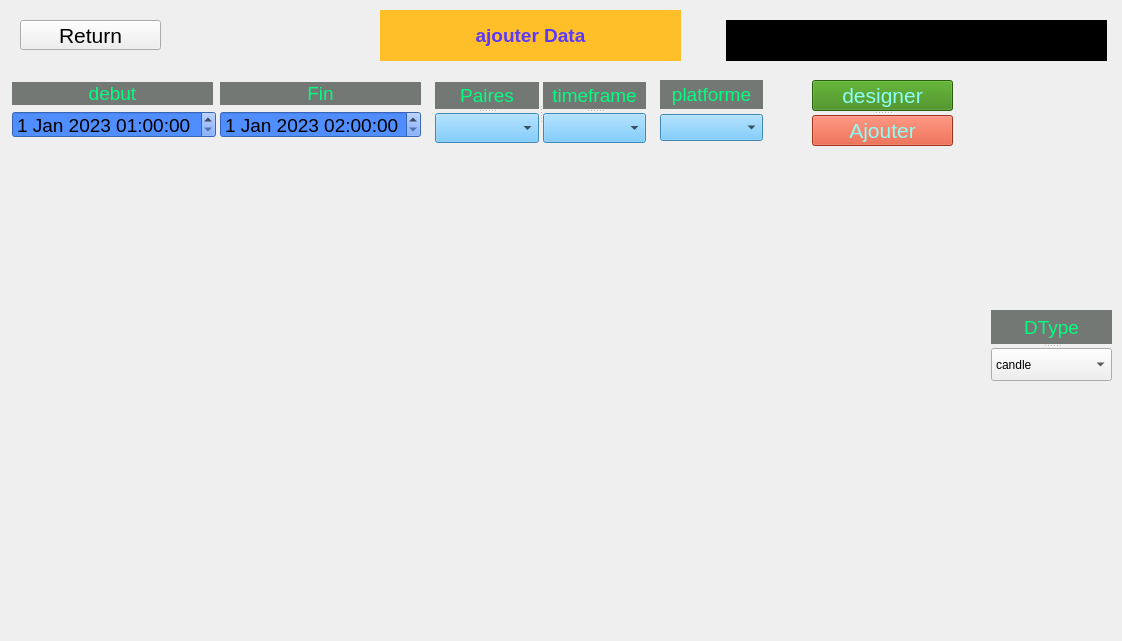
<?xml version="1.0" encoding="UTF-8"?>
<ui version="4.0">
 <class>ajouterPannelClass</class>
 <widget class="QWidget" name="ajouterPannelClass">
  <property name="geometry">
   <rect>
    <x>0</x>
    <y>0</y>
    <width>1122</width>
    <height>641</height>
   </rect>
  </property>
  <property name="windowTitle">
   <string>Form</string>
  </property>
  <property name="styleSheet">
   <string notr="true"/>
  </property>
  <widget class="QLabel" name="label_4">
   <property name="geometry">
    <rect>
     <x>380</x>
     <y>10</y>
     <width>301</width>
     <height>51</height>
    </rect>
   </property>
   <property name="maximumSize">
    <size>
     <width>1600</width>
     <height>90</height>
    </size>
   </property>
   <property name="font">
    <font>
     <pointsize>14</pointsize>
     <weight>75</weight>
     <bold>true</bold>
    </font>
   </property>
   <property name="styleSheet">
    <string notr="true">background-color: rgb(255, 191, 41);
color: rgb(89, 56, 255);</string>
   </property>
   <property name="text">
    <string>ajouter Data</string>
   </property>
   <property name="alignment">
    <set>Qt::AlignCenter</set>
   </property>
  </widget>
  <widget class="QLabel" name="label">
   <property name="geometry">
    <rect>
     <x>12</x>
     <y>82</y>
     <width>201</width>
     <height>23</height>
    </rect>
   </property>
   <property name="minimumSize">
    <size>
     <width>201</width>
     <height>23</height>
    </size>
   </property>
   <property name="font">
    <font>
     <pointsize>14</pointsize>
    </font>
   </property>
   <property name="styleSheet">
    <string notr="true">background-color: rgb(116, 120, 117);
color: rgb(0, 255, 127);</string>
   </property>
   <property name="text">
    <string>debut</string>
   </property>
   <property name="alignment">
    <set>Qt::AlignCenter</set>
   </property>
  </widget>
  <widget class="QLabel" name="label_2">
   <property name="geometry">
    <rect>
     <x>220</x>
     <y>82</y>
     <width>201</width>
     <height>23</height>
    </rect>
   </property>
   <property name="minimumSize">
    <size>
     <width>201</width>
     <height>23</height>
    </size>
   </property>
   <property name="font">
    <font>
     <pointsize>14</pointsize>
    </font>
   </property>
   <property name="styleSheet">
    <string notr="true">background-color: rgb(116, 120, 117);
color: rgb(0, 255, 127);</string>
   </property>
   <property name="text">
    <string>Fin</string>
   </property>
   <property name="alignment">
    <set>Qt::AlignCenter</set>
   </property>
  </widget>
  <widget class="QSplitter" name="splitter_5">
   <property name="geometry">
    <rect>
     <x>435</x>
     <y>82</y>
     <width>211</width>
     <height>61</height>
    </rect>
   </property>
   <property name="orientation">
    <enum>Qt::Horizontal</enum>
   </property>
   <widget class="QSplitter" name="splitter_2">
    <property name="orientation">
     <enum>Qt::Vertical</enum>
    </property>
    <widget class="QLabel" name="label_3">
     <property name="font">
      <font>
       <pointsize>14</pointsize>
      </font>
     </property>
     <property name="styleSheet">
      <string notr="true">background-color: rgb(116, 120, 117);
color: rgb(0, 255, 127);</string>
     </property>
     <property name="text">
      <string>Paires</string>
     </property>
     <property name="alignment">
      <set>Qt::AlignCenter</set>
     </property>
    </widget>
    <widget class="QComboBox" name="paires">
     <property name="minimumSize">
      <size>
       <width>100</width>
       <height>0</height>
      </size>
     </property>
     <property name="font">
      <font>
       <pointsize>11</pointsize>
       <weight>75</weight>
       <bold>true</bold>
      </font>
     </property>
     <property name="styleSheet">
      <string notr="true">background-color: rgb(89, 189, 255);</string>
     </property>
    </widget>
   </widget>
   <widget class="QSplitter" name="splitter_3">
    <property name="orientation">
     <enum>Qt::Vertical</enum>
    </property>
    <widget class="QLabel" name="label_5">
     <property name="font">
      <font>
       <pointsize>14</pointsize>
      </font>
     </property>
     <property name="styleSheet">
      <string notr="true">background-color: rgb(116, 120, 117);
color: rgb(0, 255, 127);</string>
     </property>
     <property name="text">
      <string>timeframe</string>
     </property>
     <property name="alignment">
      <set>Qt::AlignCenter</set>
     </property>
    </widget>
    <widget class="QComboBox" name="timeframe">
     <property name="minimumSize">
      <size>
       <width>100</width>
       <height>0</height>
      </size>
     </property>
     <property name="font">
      <font>
       <pointsize>11</pointsize>
       <weight>75</weight>
       <bold>true</bold>
      </font>
     </property>
     <property name="styleSheet">
      <string notr="true">background-color: rgb(89, 189, 255);</string>
     </property>
    </widget>
   </widget>
  </widget>
  <widget class="QSplitter" name="splitter_4">
   <property name="geometry">
    <rect>
     <x>812</x>
     <y>80</y>
     <width>141</width>
     <height>66</height>
    </rect>
   </property>
   <property name="orientation">
    <enum>Qt::Vertical</enum>
   </property>
   <widget class="QPushButton" name="designerButton">
    <property name="minimumSize">
     <size>
      <width>0</width>
      <height>0</height>
     </size>
    </property>
    <property name="font">
     <font>
      <pointsize>16</pointsize>
     </font>
    </property>
    <property name="styleSheet">
     <string notr="true">background-color: rgb(55, 134, 13);
color: rgb(138, 255, 245);</string>
    </property>
    <property name="text">
     <string>designer</string>
    </property>
   </widget>
   <widget class="QPushButton" name="AjouterButton">
    <property name="minimumSize">
     <size>
      <width>0</width>
      <height>0</height>
     </size>
    </property>
    <property name="font">
     <font>
      <pointsize>16</pointsize>
     </font>
    </property>
    <property name="styleSheet">
     <string notr="true">background-color: rgb(221, 71, 41);
color: rgb(138, 255, 245);</string>
    </property>
    <property name="text">
     <string>Ajouter</string>
    </property>
   </widget>
  </widget>
  <widget class="QDateTimeEdit" name="startTime">
   <property name="geometry">
    <rect>
     <x>12</x>
     <y>111</y>
     <width>204</width>
     <height>27</height>
    </rect>
   </property>
   <property name="font">
    <font>
     <pointsize>14</pointsize>
    </font>
   </property>
   <property name="styleSheet">
    <string notr="true">background-color: rgb(80, 141, 255);</string>
   </property>
   <property name="dateTime">
    <datetime>
     <hour>1</hour>
     <minute>0</minute>
     <second>0</second>
     <year>2023</year>
     <month>1</month>
     <day>1</day>
    </datetime>
   </property>
  </widget>
  <widget class="QDateTimeEdit" name="endTime">
   <property name="geometry">
    <rect>
     <x>220</x>
     <y>111</y>
     <width>201</width>
     <height>27</height>
    </rect>
   </property>
   <property name="font">
    <font>
     <pointsize>14</pointsize>
    </font>
   </property>
   <property name="styleSheet">
    <string notr="true">background-color: rgb(80, 141, 255);</string>
   </property>
   <property name="dateTime">
    <datetime>
     <hour>2</hour>
     <minute>0</minute>
     <second>0</second>
     <year>2023</year>
     <month>1</month>
     <day>1</day>
    </datetime>
   </property>
  </widget>
  <widget class="QComboBox" name="platform">
   <property name="geometry">
    <rect>
     <x>660</x>
     <y>114</y>
     <width>103</width>
     <height>27</height>
    </rect>
   </property>
   <property name="minimumSize">
    <size>
     <width>100</width>
     <height>0</height>
    </size>
   </property>
   <property name="font">
    <font>
     <pointsize>11</pointsize>
     <weight>75</weight>
     <bold>true</bold>
    </font>
   </property>
   <property name="styleSheet">
    <string notr="true">background-color: rgb(89, 189, 255);</string>
   </property>
  </widget>
  <widget class="QLabel" name="label_9">
   <property name="geometry">
    <rect>
     <x>660</x>
     <y>80</y>
     <width>103</width>
     <height>29</height>
    </rect>
   </property>
   <property name="font">
    <font>
     <pointsize>14</pointsize>
    </font>
   </property>
   <property name="styleSheet">
    <string notr="true">background-color: rgb(116, 120, 117);
color: rgb(0, 255, 127);</string>
   </property>
   <property name="text">
    <string>platforme</string>
   </property>
   <property name="alignment">
    <set>Qt::AlignCenter</set>
   </property>
  </widget>
  <widget class="QLabel" name="messagesLabel">
   <property name="geometry">
    <rect>
     <x>726</x>
     <y>20</y>
     <width>381</width>
     <height>41</height>
    </rect>
   </property>
   <property name="font">
    <font>
     <pointsize>9</pointsize>
     <weight>75</weight>
     <bold>true</bold>
    </font>
   </property>
   <property name="styleSheet">
    <string notr="true">background-color: rgb(0, 0, 0);
color: rgb(239, 255, 252);</string>
   </property>
   <property name="text">
    <string/>
   </property>
  </widget>
  <widget class="QSplitter" name="splitter">
   <property name="geometry">
    <rect>
     <x>991</x>
     <y>310</y>
     <width>121</width>
     <height>71</height>
    </rect>
   </property>
   <property name="orientation">
    <enum>Qt::Vertical</enum>
   </property>
   <widget class="QLabel" name="label_10">
    <property name="font">
     <font>
      <pointsize>14</pointsize>
     </font>
    </property>
    <property name="styleSheet">
     <string notr="true">background-color: rgb(116, 120, 117);
color: rgb(0, 255, 127);</string>
    </property>
    <property name="text">
     <string>DType</string>
    </property>
    <property name="alignment">
     <set>Qt::AlignCenter</set>
    </property>
   </widget>
   <widget class="QComboBox" name="DType">
    <item>
     <property name="text">
      <string>candle</string>
     </property>
    </item>
    <item>
     <property name="text">
      <string>line</string>
     </property>
    </item>
   </widget>
  </widget>
  <widget class="QPushButton" name="cancle">
   <property name="geometry">
    <rect>
     <x>20</x>
     <y>20</y>
     <width>141</width>
     <height>30</height>
    </rect>
   </property>
   <property name="minimumSize">
    <size>
     <width>0</width>
     <height>0</height>
    </size>
   </property>
   <property name="font">
    <font>
     <pointsize>16</pointsize>
    </font>
   </property>
   <property name="styleSheet">
    <string notr="true"/>
   </property>
   <property name="text">
    <string>Return</string>
   </property>
  </widget>
 </widget>
 <resources/>
 <connections/>
</ui>
